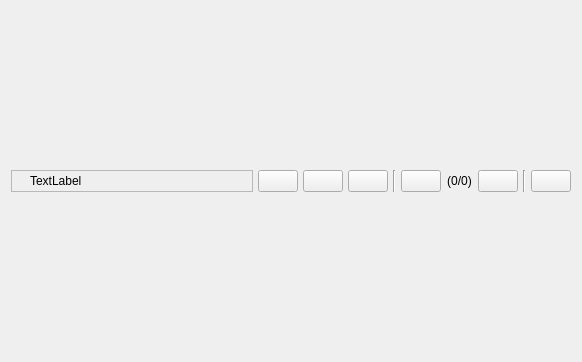
<ui version="4.0" >
 <class>OneToManyWidget</class>
 <widget class="QWidget" name="OneToManyWidget" >
  <property name="geometry" >
   <rect>
    <x>0</x>
    <y>0</y>
    <width>582</width>
    <height>362</height>
   </rect>
  </property>
  <property name="windowTitle" >
   <string>Form</string>
  </property>
  <property name="layoutDirection" >
   <enum>Qt::LeftToRight</enum>
  </property>
  <layout class="QVBoxLayout" >
   <item>
    <layout class="QHBoxLayout" >
     <property name="spacing" >
      <number>5</number>
     </property>
     <item>
      <widget class="QFrame" name="frame" >
       <property name="frameShape" >
        <enum>QFrame::StyledPanel</enum>
       </property>
       <property name="frameShadow" >
        <enum>QFrame::Raised</enum>
       </property>
       <layout class="QHBoxLayout" >
        <property name="spacing" >
         <number>6</number>
        </property>
        <property name="leftMargin" >
         <number>5</number>
        </property>
        <property name="topMargin" >
         <number>0</number>
        </property>
        <property name="rightMargin" >
         <number>0</number>
        </property>
        <property name="bottomMargin" >
         <number>0</number>
        </property>
        <item>
         <widget class="QLabel" name="label" >
          <property name="sizePolicy" >
           <sizepolicy vsizetype="Fixed" hsizetype="Fixed" >
            <horstretch>0</horstretch>
            <verstretch>0</verstretch>
           </sizepolicy>
          </property>
          <property name="text" >
           <string/>
          </property>
          <property name="pixmap" >
           <pixmap resource="common.qrc" >:/images/images/relate.png</pixmap>
          </property>
         </widget>
        </item>
        <item>
         <widget class="QLabel" name="uiTitle" >
          <property name="sizePolicy" >
           <sizepolicy vsizetype="Fixed" hsizetype="Expanding" >
            <horstretch>0</horstretch>
            <verstretch>0</verstretch>
           </sizepolicy>
          </property>
          <property name="text" >
           <string>TextLabel</string>
          </property>
         </widget>
        </item>
       </layout>
      </widget>
     </item>
     <item>
      <widget class="QPushButton" name="pushNew" >
       <property name="sizePolicy" >
        <sizepolicy vsizetype="Fixed" hsizetype="Fixed" >
         <horstretch>0</horstretch>
         <verstretch>0</verstretch>
        </sizepolicy>
       </property>
       <property name="toolTip" >
        <string>New</string>
       </property>
       <property name="text" >
        <string/>
       </property>
       <property name="icon" >
        <iconset resource="common.qrc" >:/images/images/new.png</iconset>
       </property>
      </widget>
     </item>
     <item>
      <widget class="QPushButton" name="pushEdit" >
       <property name="sizePolicy" >
        <sizepolicy vsizetype="Fixed" hsizetype="Fixed" >
         <horstretch>0</horstretch>
         <verstretch>0</verstretch>
        </sizepolicy>
       </property>
       <property name="toolTip" >
        <string>Edit</string>
       </property>
       <property name="text" >
        <string/>
       </property>
       <property name="icon" >
        <iconset resource="common.qrc" >:/images/images/edit.png</iconset>
       </property>
      </widget>
     </item>
     <item>
      <widget class="QPushButton" name="pushRemove" >
       <property name="sizePolicy" >
        <sizepolicy vsizetype="Fixed" hsizetype="Fixed" >
         <horstretch>0</horstretch>
         <verstretch>0</verstretch>
        </sizepolicy>
       </property>
       <property name="toolTip" >
        <string>Remove</string>
       </property>
       <property name="text" >
        <string/>
       </property>
       <property name="icon" >
        <iconset resource="common.qrc" >:/images/images/delete.png</iconset>
       </property>
      </widget>
     </item>
     <item>
      <widget class="Line" name="line" >
       <property name="orientation" >
        <enum>Qt::Vertical</enum>
       </property>
      </widget>
     </item>
     <item>
      <layout class="QHBoxLayout" >
       <property name="spacing" >
        <number>6</number>
       </property>
       <property name="margin" >
        <number>0</number>
       </property>
       <item>
        <widget class="QPushButton" name="pushBack" >
         <property name="sizePolicy" >
          <sizepolicy vsizetype="Fixed" hsizetype="Fixed" >
           <horstretch>0</horstretch>
           <verstretch>0</verstretch>
          </sizepolicy>
         </property>
         <property name="toolTip" >
          <string>Previous</string>
         </property>
         <property name="text" >
          <string/>
         </property>
         <property name="icon" >
          <iconset resource="common.qrc" >:/images/images/previous.png</iconset>
         </property>
        </widget>
       </item>
       <item>
        <widget class="QLabel" name="uiLabel" >
         <property name="sizePolicy" >
          <sizepolicy vsizetype="Minimum" hsizetype="Minimum" >
           <horstretch>0</horstretch>
           <verstretch>0</verstretch>
          </sizepolicy>
         </property>
         <property name="sizeIncrement" >
          <size>
           <width>0</width>
           <height>2</height>
          </size>
         </property>
         <property name="text" >
          <string>(0/0)</string>
         </property>
         <property name="alignment" >
          <set>Qt::AlignCenter</set>
         </property>
        </widget>
       </item>
       <item>
        <widget class="QPushButton" name="pushForward" >
         <property name="sizePolicy" >
          <sizepolicy vsizetype="Fixed" hsizetype="Fixed" >
           <horstretch>0</horstretch>
           <verstretch>0</verstretch>
          </sizepolicy>
         </property>
         <property name="toolTip" >
          <string>Next</string>
         </property>
         <property name="text" >
          <string/>
         </property>
         <property name="icon" >
          <iconset resource="common.qrc" >:/images/images/next.png</iconset>
         </property>
        </widget>
       </item>
      </layout>
     </item>
     <item>
      <widget class="Line" name="line_2" >
       <property name="orientation" >
        <enum>Qt::Vertical</enum>
       </property>
      </widget>
     </item>
     <item>
      <widget class="QPushButton" name="pushSwitchView" >
       <property name="sizePolicy" >
        <sizepolicy vsizetype="Fixed" hsizetype="Fixed" >
         <horstretch>0</horstretch>
         <verstretch>0</verstretch>
        </sizepolicy>
       </property>
       <property name="toolTip" >
        <string>Switch View</string>
       </property>
       <property name="text" >
        <string/>
       </property>
       <property name="icon" >
        <iconset resource="common.qrc" >:/images/images/switch_view.png</iconset>
       </property>
      </widget>
     </item>
    </layout>
   </item>
  </layout>
 </widget>
 <resources>
  <include location="common.qrc" />
 </resources>
 <connections/>
</ui>
